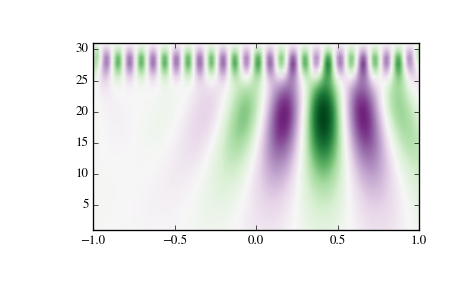

The script that drew this image:
from scipy import signal
import matplotlib.pyplot as plt
t = np.linspace(-1, 1, 200, endpoint=False)
sig  = np.cos(2 * np.pi * 7 * t) + signal.gausspulse(t - 0.4, fc=2)
widths = np.arange(1, 31)
cwtmatr = signal.cwt(sig, signal.ricker, widths)
plt.imshow(cwtmatr, extent=[-1, 1, 1, 31], cmap='PRGn', aspect='auto',
           vmax=abs(cwtmatr).max(), vmin=-abs(cwtmatr).max())
plt.show()
